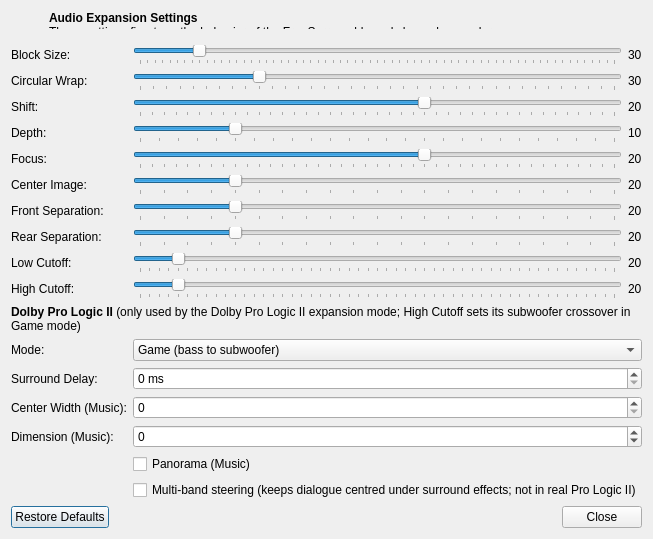
<?xml version="1.0" encoding="UTF-8"?>
<ui version="4.0">
 <class>AudioExpansionSettingsDialog</class>
 <widget class="QDialog" name="AudioExpansionSettingsDialog">
  <property name="geometry">
   <rect>
    <x>0</x>
    <y>0</y>
    <width>614</width>
    <height>371</height>
   </rect>
  </property>
  <property name="windowTitle">
   <string>Audio Expansion Settings</string>
  </property>
  <layout class="QFormLayout" name="formLayout">
   <item row="2" column="0">
    <widget class="QLabel" name="label_6">
     <property name="text">
      <string>Circular Wrap:</string>
     </property>
     <property name="buddy">
      <cstring>circularWrap</cstring>
     </property>
    </widget>
   </item>
   <item row="2" column="1">
    <layout class="QHBoxLayout" name="horizontalLayout_2">
     <item>
      <widget class="QSlider" name="circularWrap">
       <property name="minimum">
        <number>0</number>
       </property>
       <property name="maximum">
        <number>360</number>
       </property>
       <property name="value">
        <number>90</number>
       </property>
       <property name="orientation">
        <enum>Qt::Orientation::Horizontal</enum>
       </property>
       <property name="tickPosition">
        <enum>QSlider::TickPosition::TicksBelow</enum>
       </property>
       <property name="tickInterval">
        <number>10</number>
       </property>
      </widget>
     </item>
     <item>
      <widget class="QLabel" name="circularWrapLabel">
       <property name="text">
        <string>30</string>
       </property>
      </widget>
     </item>
    </layout>
   </item>
   <item row="3" column="0">
    <widget class="QLabel" name="label_7">
     <property name="text">
      <string>Shift:</string>
     </property>
     <property name="buddy">
      <cstring>shift</cstring>
     </property>
    </widget>
   </item>
   <item row="3" column="1">
    <layout class="QHBoxLayout" name="horizontalLayout_3">
     <item>
      <widget class="QSlider" name="shift">
       <property name="minimum">
        <number>-100</number>
       </property>
       <property name="maximum">
        <number>100</number>
       </property>
       <property name="value">
        <number>20</number>
       </property>
       <property name="orientation">
        <enum>Qt::Orientation::Horizontal</enum>
       </property>
       <property name="tickPosition">
        <enum>QSlider::TickPosition::TicksBelow</enum>
       </property>
       <property name="tickInterval">
        <number>5</number>
       </property>
      </widget>
     </item>
     <item>
      <widget class="QLabel" name="shiftLabel">
       <property name="text">
        <string>20</string>
       </property>
      </widget>
     </item>
    </layout>
   </item>
   <item row="4" column="0">
    <widget class="QLabel" name="label_8">
     <property name="text">
      <string>Depth:</string>
     </property>
     <property name="buddy">
      <cstring>depth</cstring>
     </property>
    </widget>
   </item>
   <item row="4" column="1">
    <layout class="QHBoxLayout" name="horizontalLayout_4">
     <item>
      <widget class="QSlider" name="depth">
       <property name="minimum">
        <number>0</number>
       </property>
       <property name="maximum">
        <number>50</number>
       </property>
       <property name="value">
        <number>10</number>
       </property>
       <property name="orientation">
        <enum>Qt::Orientation::Horizontal</enum>
       </property>
       <property name="tickPosition">
        <enum>QSlider::TickPosition::TicksBelow</enum>
       </property>
       <property name="tickInterval">
        <number>2</number>
       </property>
      </widget>
     </item>
     <item>
      <widget class="QLabel" name="depthLabel">
       <property name="text">
        <string>10</string>
       </property>
      </widget>
     </item>
    </layout>
   </item>
   <item row="5" column="0">
    <widget class="QLabel" name="label">
     <property name="text">
      <string>Focus:</string>
     </property>
     <property name="buddy">
      <cstring>focus</cstring>
     </property>
    </widget>
   </item>
   <item row="5" column="1">
    <layout class="QHBoxLayout" name="horizontalLayout_6">
     <item>
      <widget class="QSlider" name="focus">
       <property name="minimum">
        <number>-100</number>
       </property>
       <property name="maximum">
        <number>100</number>
       </property>
       <property name="value">
        <number>20</number>
       </property>
       <property name="orientation">
        <enum>Qt::Orientation::Horizontal</enum>
       </property>
       <property name="tickPosition">
        <enum>QSlider::TickPosition::TicksBelow</enum>
       </property>
       <property name="tickInterval">
        <number>5</number>
       </property>
      </widget>
     </item>
     <item>
      <widget class="QLabel" name="focusLabel">
       <property name="text">
        <string>20</string>
       </property>
      </widget>
     </item>
    </layout>
   </item>
   <item row="6" column="0">
    <widget class="QLabel" name="label_2">
     <property name="text">
      <string>Center Image:</string>
     </property>
     <property name="buddy">
      <cstring>centerImage</cstring>
     </property>
    </widget>
   </item>
   <item row="6" column="1">
    <layout class="QHBoxLayout" name="horizontalLayout_7">
     <item>
      <widget class="QSlider" name="centerImage">
       <property name="minimum">
        <number>0</number>
       </property>
       <property name="maximum">
        <number>100</number>
       </property>
       <property name="value">
        <number>20</number>
       </property>
       <property name="orientation">
        <enum>Qt::Orientation::Horizontal</enum>
       </property>
       <property name="tickPosition">
        <enum>QSlider::TickPosition::TicksBelow</enum>
       </property>
       <property name="tickInterval">
        <number>5</number>
       </property>
      </widget>
     </item>
     <item>
      <widget class="QLabel" name="centerImageLabel">
       <property name="text">
        <string>20</string>
       </property>
      </widget>
     </item>
    </layout>
   </item>
   <item row="7" column="0">
    <widget class="QLabel" name="label_3">
     <property name="text">
      <string>Front Separation:</string>
     </property>
     <property name="buddy">
      <cstring>frontSeparation</cstring>
     </property>
    </widget>
   </item>
   <item row="7" column="1">
    <layout class="QHBoxLayout" name="horizontalLayout_8">
     <item>
      <widget class="QSlider" name="frontSeparation">
       <property name="minimum">
        <number>0</number>
       </property>
       <property name="maximum">
        <number>100</number>
       </property>
       <property name="value">
        <number>20</number>
       </property>
       <property name="orientation">
        <enum>Qt::Orientation::Horizontal</enum>
       </property>
       <property name="tickPosition">
        <enum>QSlider::TickPosition::TicksBelow</enum>
       </property>
       <property name="tickInterval">
        <number>5</number>
       </property>
      </widget>
     </item>
     <item>
      <widget class="QLabel" name="frontSeparationLabel">
       <property name="text">
        <string>20</string>
       </property>
      </widget>
     </item>
    </layout>
   </item>
   <item row="8" column="0">
    <widget class="QLabel" name="label_5">
     <property name="text">
      <string>Rear Separation:</string>
     </property>
     <property name="buddy">
      <cstring>rearSeparation</cstring>
     </property>
    </widget>
   </item>
   <item row="8" column="1">
    <layout class="QHBoxLayout" name="horizontalLayout_9">
     <item>
      <widget class="QSlider" name="rearSeparation">
       <property name="minimum">
        <number>0</number>
       </property>
       <property name="maximum">
        <number>100</number>
       </property>
       <property name="value">
        <number>20</number>
       </property>
       <property name="orientation">
        <enum>Qt::Orientation::Horizontal</enum>
       </property>
       <property name="tickPosition">
        <enum>QSlider::TickPosition::TicksBelow</enum>
       </property>
       <property name="tickInterval">
        <number>5</number>
       </property>
      </widget>
     </item>
     <item>
      <widget class="QLabel" name="rearSeparationLabel">
       <property name="text">
        <string>20</string>
       </property>
      </widget>
     </item>
    </layout>
   </item>
   <item row="9" column="0">
    <widget class="QLabel" name="label_9">
     <property name="text">
      <string>Low Cutoff:</string>
     </property>
     <property name="buddy">
      <cstring>lowCutoff</cstring>
     </property>
    </widget>
   </item>
   <item row="9" column="1">
    <layout class="QHBoxLayout" name="horizontalLayout_10">
     <item>
      <widget class="QSlider" name="lowCutoff">
       <property name="minimum">
        <number>0</number>
       </property>
       <property name="maximum">
        <number>250</number>
       </property>
       <property name="value">
        <number>20</number>
       </property>
       <property name="orientation">
        <enum>Qt::Orientation::Horizontal</enum>
       </property>
       <property name="tickPosition">
        <enum>QSlider::TickPosition::TicksBelow</enum>
       </property>
       <property name="tickInterval">
        <number>5</number>
       </property>
      </widget>
     </item>
     <item>
      <widget class="QLabel" name="lowCutoffLabel">
       <property name="text">
        <string>20</string>
       </property>
      </widget>
     </item>
    </layout>
   </item>
   <item row="10" column="0">
    <widget class="QLabel" name="label_10">
     <property name="text">
      <string>High Cutoff:</string>
     </property>
     <property name="buddy">
      <cstring>highCutoff</cstring>
     </property>
    </widget>
   </item>
   <item row="10" column="1">
    <layout class="QHBoxLayout" name="horizontalLayout_11">
     <item>
      <widget class="QSlider" name="highCutoff">
       <property name="minimum">
        <number>0</number>
       </property>
       <property name="maximum">
        <number>250</number>
       </property>
       <property name="value">
        <number>20</number>
       </property>
       <property name="orientation">
        <enum>Qt::Orientation::Horizontal</enum>
       </property>
       <property name="tickPosition">
        <enum>QSlider::TickPosition::TicksBelow</enum>
       </property>
       <property name="tickInterval">
        <number>5</number>
       </property>
      </widget>
     </item>
     <item>
      <widget class="QLabel" name="highCutoffLabel">
       <property name="text">
        <string>20</string>
       </property>
      </widget>
     </item>
    </layout>
   </item>
   <item row="11" column="0" colspan="2">
    <widget class="QLabel" name="dpl2Header">
     <property name="text">
      <string>&lt;b&gt;Dolby Pro Logic II&lt;/b&gt; (only used by the Dolby Pro Logic II expansion mode; High Cutoff sets its subwoofer crossover in Game mode)</string>
     </property>
     <property name="wordWrap">
      <bool>true</bool>
     </property>
    </widget>
   </item>
   <item row="12" column="0">
    <widget class="QLabel" name="dpl2ModeLabel">
     <property name="text">
      <string>Mode:</string>
     </property>
    </widget>
   </item>
   <item row="12" column="1">
    <widget class="QComboBox" name="dpl2Mode">
     <item>
      <property name="text">
       <string>Game (bass to subwoofer)</string>
      </property>
     </item>
     <item>
      <property name="text">
       <string>Movie</string>
      </property>
     </item>
     <item>
      <property name="text">
       <string>Music</string>
      </property>
     </item>
    </widget>
   </item>
   <item row="13" column="0">
    <widget class="QLabel" name="dpl2SurroundDelayLabel">
     <property name="text">
      <string>Surround Delay:</string>
     </property>
    </widget>
   </item>
   <item row="13" column="1">
    <widget class="QSpinBox" name="dpl2SurroundDelay">
     <property name="suffix">
      <string> ms</string>
     </property>
     <property name="minimum">
      <number>0</number>
     </property>
     <property name="maximum">
      <number>25</number>
     </property>
    </widget>
   </item>
   <item row="14" column="0">
    <widget class="QLabel" name="dpl2CenterWidthLabel">
     <property name="text">
      <string>Center Width (Music):</string>
     </property>
    </widget>
   </item>
   <item row="14" column="1">
    <widget class="QSpinBox" name="dpl2CenterWidth">
     <property name="minimum">
      <number>0</number>
     </property>
     <property name="maximum">
      <number>7</number>
     </property>
    </widget>
   </item>
   <item row="15" column="0">
    <widget class="QLabel" name="dpl2DimensionLabel">
     <property name="text">
      <string>Dimension (Music):</string>
     </property>
    </widget>
   </item>
   <item row="15" column="1">
    <widget class="QSpinBox" name="dpl2Dimension">
     <property name="minimum">
      <number>-3</number>
     </property>
     <property name="maximum">
      <number>3</number>
     </property>
    </widget>
   </item>
   <item row="16" column="1">
    <widget class="QCheckBox" name="dpl2Panorama">
     <property name="text">
      <string>Panorama (Music)</string>
     </property>
    </widget>
   </item>
   <item row="17" column="1">
    <widget class="QCheckBox" name="dpl2MultiBand">
     <property name="text">
      <string>Multi-band steering (keeps dialogue centred under surround effects; not in real Pro Logic II)</string>
     </property>
    </widget>
   </item>
   <item row="18" column="0" colspan="2">
    <widget class="QDialogButtonBox" name="buttonBox">
     <property name="standardButtons">
      <set>QDialogButtonBox::StandardButton::Close|QDialogButtonBox::StandardButton::RestoreDefaults</set>
     </property>
    </widget>
   </item>
   <item row="0" column="0" colspan="2">
    <layout class="QHBoxLayout" name="horizontalLayout_5">
     <property name="bottomMargin">
      <number>10</number>
     </property>
     <item>
      <widget class="QLabel" name="icon">
       <property name="minimumSize">
        <size>
         <width>32</width>
         <height>32</height>
        </size>
       </property>
       <property name="maximumSize">
        <size>
         <width>32</width>
         <height>32</height>
        </size>
       </property>
       <property name="alignment">
        <set>Qt::AlignmentFlag::AlignLeading|Qt::AlignmentFlag::AlignLeft|Qt::AlignmentFlag::AlignTop</set>
       </property>
      </widget>
     </item>
     <item>
      <widget class="QLabel" name="label_4">
       <property name="text">
        <string>&lt;html&gt;&lt;head/&gt;&lt;body&gt;&lt;p&gt;&lt;span style=&quot; font-weight:700;&quot;&gt;Audio Expansion Settings&lt;/span&gt;&lt;br/&gt;These settings fine-tune the behavior of the FreeSurround-based channel expander.&lt;/p&gt;&lt;/body&gt;&lt;/html&gt;</string>
       </property>
       <property name="textFormat">
        <enum>Qt::TextFormat::RichText</enum>
       </property>
       <property name="alignment">
        <set>Qt::AlignmentFlag::AlignLeading|Qt::AlignmentFlag::AlignLeft|Qt::AlignmentFlag::AlignTop</set>
       </property>
       <property name="wordWrap">
        <bool>true</bool>
       </property>
      </widget>
     </item>
    </layout>
   </item>
   <item row="1" column="0">
    <widget class="QLabel" name="label_11">
     <property name="text">
      <string>Block Size:</string>
     </property>
     <property name="buddy">
      <cstring>blockSize</cstring>
     </property>
    </widget>
   </item>
   <item row="1" column="1">
    <layout class="QHBoxLayout" name="horizontalLayout_12">
     <item>
      <widget class="QSlider" name="blockSize">
       <property name="minimum">
        <number>0</number>
       </property>
       <property name="maximum">
        <number>8192</number>
       </property>
       <property name="singleStep">
        <number>16</number>
       </property>
       <property name="pageStep">
        <number>128</number>
       </property>
       <property name="value">
        <number>1024</number>
       </property>
       <property name="orientation">
        <enum>Qt::Orientation::Horizontal</enum>
       </property>
       <property name="tickPosition">
        <enum>QSlider::TickPosition::TicksBelow</enum>
       </property>
       <property name="tickInterval">
        <number>128</number>
       </property>
      </widget>
     </item>
     <item>
      <widget class="QLabel" name="blockSizeLabel">
       <property name="text">
        <string>30</string>
       </property>
      </widget>
     </item>
    </layout>
   </item>
  </layout>
 </widget>
 <tabstops>
  <tabstop>blockSize</tabstop>
  <tabstop>circularWrap</tabstop>
  <tabstop>shift</tabstop>
  <tabstop>depth</tabstop>
  <tabstop>focus</tabstop>
  <tabstop>centerImage</tabstop>
  <tabstop>frontSeparation</tabstop>
  <tabstop>rearSeparation</tabstop>
  <tabstop>lowCutoff</tabstop>
  <tabstop>highCutoff</tabstop>
 </tabstops>
 <resources/>
 <connections/>
</ui>
